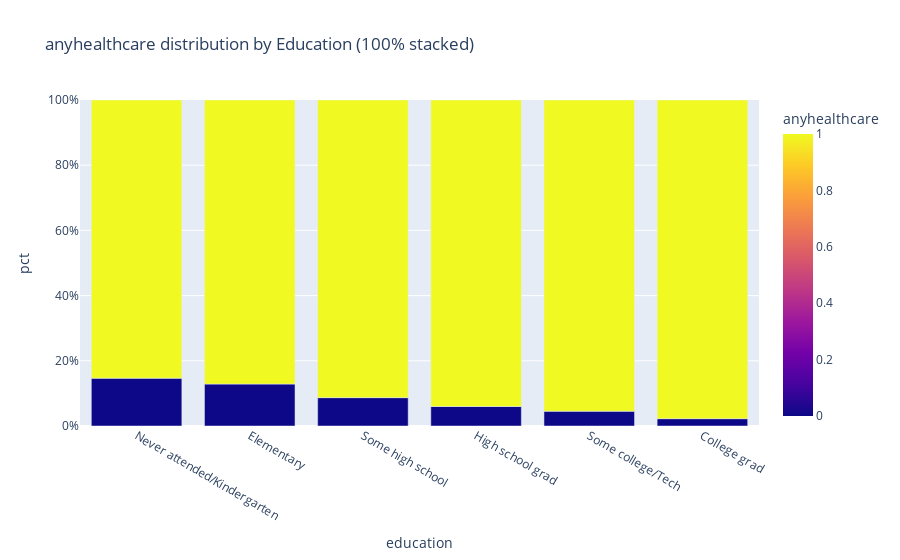
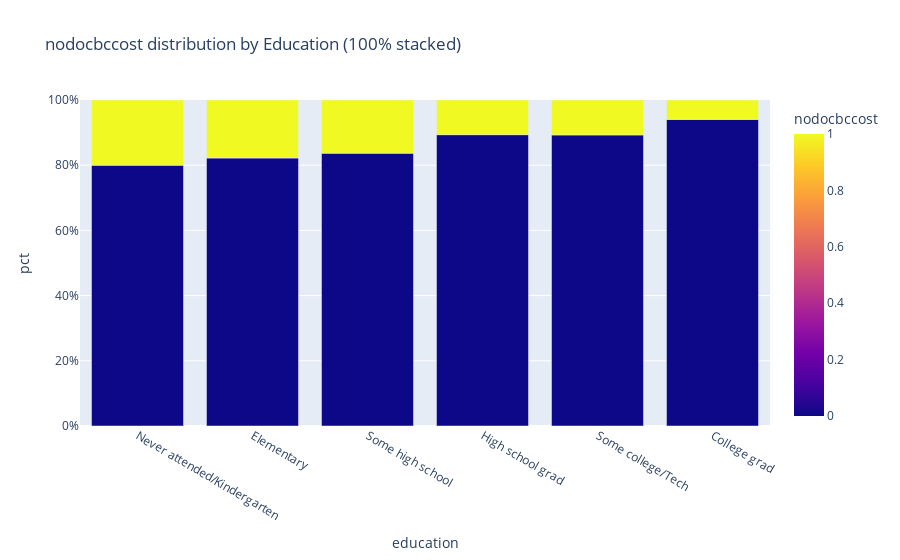
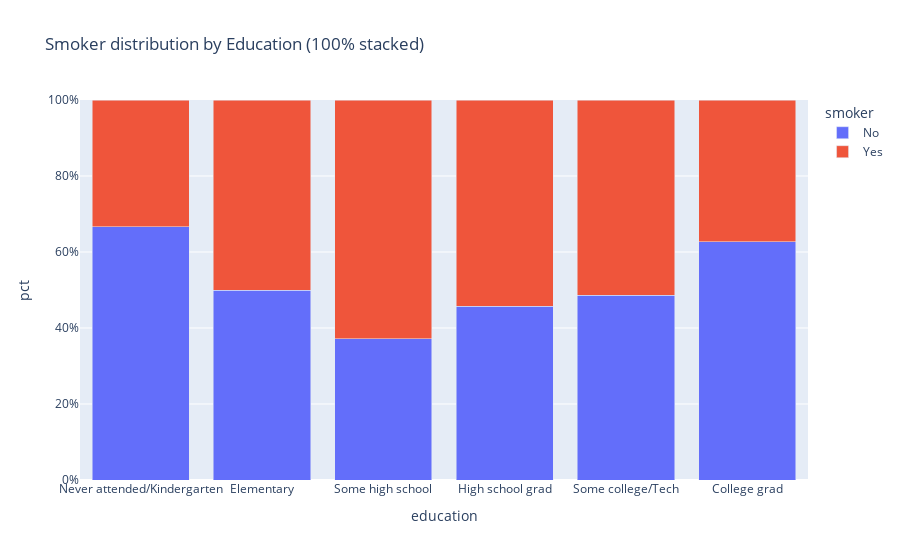
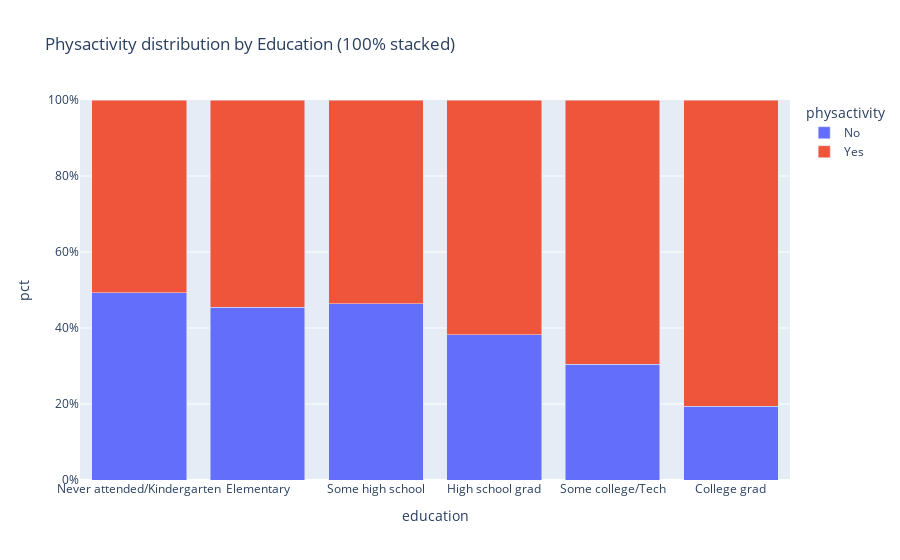

Here is the notebook cell these charts were saved with, in order:
### Code cell
for access_var in ['anyhealthcare','nodocbccost']:
    if access_var in base_df.columns:
        counts = (base_df.groupby(['education', access_var]).size()
                        .reset_index(name='n'))
        counts['pct'] = counts.groupby('education')['n'].transform(lambda x: x/x.sum())
        fig = px.bar(counts, x='education', y='pct', color=access_var, barmode='stack',
                     title=f'{access_var} distribution by Education (100% stacked)')
        fig.update_yaxes(range=[0,1], tickformat=".0%")
        fig.show()

for beh in ['smoker','physactivity']:
    if beh in base_df.columns:
        counts = (base_df.groupby(['education', beh]).size()
                        .reset_index(name='n'))
        counts['pct'] = counts.groupby('education')['n'].transform(lambda x: x/x.sum())
        fig = px.bar(counts, x='education', y='pct', color=beh, barmode='stack',
                     title=f'{beh.title()} distribution by Education (100% stacked)')
        fig.update_yaxes(range=[0,1], tickformat=".0%")
        fig.show()

### Figure 1 — Plotly figure (JSON) as saved in the notebook; plotly's stock layout.template omitted (floating-point values rounded to 4 significant figures)
{"data": [{"alignmentgroup": "True", "hovertemplate": "education=%{x}<br>pct=%{y}<br>anyhealthcare=%{marker.color}<extra></extra>", "legendgroup": "", "marker": {"color": [0, 1, 0, 1, 0, 1, 0, 1, 0, 1, 0, 1], "coloraxis": "coloraxis", "pattern": {"shape": ""}}, "name": "", "offsetgroup": "", "orientation": "v", "showlegend": false, "textposition": "auto", "type": "bar", "x": ["Never attended/Kindergarten", "Never attended/Kindergarten", "Elementary", "Elementary", "Some high school", "Some high school", "High school grad", "High school grad", "Some college/Tech", "Some college/Tech", "College grad", "College grad"], "xaxis": "x", "y": [0.1467, 0.8533, 0.1287, 0.8713, 0.08703, 0.913, 0.05983, 0.9402, 0.04548, 0.9545, 0.02248, 0.9775], "yaxis": "y"}], "layout": {"barmode": "stack", "coloraxis": {"colorbar": {"title": {"text": "anyhealthcare"}}, "colorscale": [[0, "#0d0887"], [0.1111, "#46039f"], [0.2222, "#7201a8"], [0.3333, "#9c179e"], [0.4444, "#bd3786"], [0.5556, "#d8576b"], [0.6667, "#ed7953"], [0.7778, "#fb9f3a"], [0.8889, "#fdca26"], [1, "#f0f921"]]}, "legend": {"tracegroupgap": 0}, "title": {"text": "anyhealthcare distribution by Education (100% stacked)"}, "xaxis": {"anchor": "y", "domain": [0, 1], "title": {"text": "education"}}, "yaxis": {"anchor": "x", "domain": [0, 1], "range": [0, 1], "tickformat": ".0%", "title": {"text": "pct"}}}}

### Figure 2 — Plotly figure (JSON) as saved in the notebook; plotly's stock layout.template omitted (floating-point values rounded to 4 significant figures)
{"data": [{"alignmentgroup": "True", "hovertemplate": "education=%{x}<br>pct=%{y}<br>nodocbccost=%{marker.color}<extra></extra>", "legendgroup": "", "marker": {"color": [0, 1, 0, 1, 0, 1, 0, 1, 0, 1, 0, 1], "coloraxis": "coloraxis", "pattern": {"shape": ""}}, "name": "", "offsetgroup": "", "orientation": "v", "showlegend": false, "textposition": "auto", "type": "bar", "x": ["Never attended/Kindergarten", "Never attended/Kindergarten", "Elementary", "Elementary", "Some high school", "Some high school", "High school grad", "High school grad", "Some college/Tech", "Some college/Tech", "College grad", "College grad"], "xaxis": "x", "y": [0.8, 0.2, 0.8221, 0.1779, 0.837, 0.163, 0.8936, 0.1064, 0.8928, 0.1072, 0.9404, 0.05961], "yaxis": "y"}], "layout": {"barmode": "stack", "coloraxis": {"colorbar": {"title": {"text": "nodocbccost"}}, "colorscale": [[0, "#0d0887"], [0.1111, "#46039f"], [0.2222, "#7201a8"], [0.3333, "#9c179e"], [0.4444, "#bd3786"], [0.5556, "#d8576b"], [0.6667, "#ed7953"], [0.7778, "#fb9f3a"], [0.8889, "#fdca26"], [1, "#f0f921"]]}, "legend": {"tracegroupgap": 0}, "title": {"text": "nodocbccost distribution by Education (100% stacked)"}, "xaxis": {"anchor": "y", "domain": [0, 1], "title": {"text": "education"}}, "yaxis": {"anchor": "x", "domain": [0, 1], "range": [0, 1], "tickformat": ".0%", "title": {"text": "pct"}}}}

### Figure 3 — Plotly figure (JSON) as saved in the notebook; plotly's stock layout.template omitted (floating-point values rounded to 4 significant figures)
{"data": [{"alignmentgroup": "True", "hovertemplate": "smoker=No<br>education=%{x}<br>pct=%{y}<extra></extra>", "legendgroup": "No", "marker": {"color": "#636efa", "pattern": {"shape": ""}}, "name": "No", "offsetgroup": "No", "orientation": "v", "showlegend": true, "textposition": "auto", "type": "bar", "x": ["Never attended/Kindergarten", "Elementary", "Some high school", "High school grad", "Some college/Tech", "College grad"], "xaxis": "x", "y": [0.6667, 0.4991, 0.3716, 0.4569, 0.4858, 0.627], "yaxis": "y"}, {"alignmentgroup": "True", "hovertemplate": "smoker=Yes<br>education=%{x}<br>pct=%{y}<extra></extra>", "legendgroup": "Yes", "marker": {"color": "#EF553B", "pattern": {"shape": ""}}, "name": "Yes", "offsetgroup": "Yes", "orientation": "v", "showlegend": true, "textposition": "auto", "type": "bar", "x": ["Never attended/Kindergarten", "Elementary", "Some high school", "High school grad", "Some college/Tech", "College grad"], "xaxis": "x", "y": [0.3333, 0.5009, 0.6284, 0.5431, 0.5142, 0.373], "yaxis": "y"}], "layout": {"barmode": "stack", "legend": {"title": {"text": "smoker"}, "tracegroupgap": 0}, "title": {"text": "Smoker distribution by Education (100% stacked)"}, "xaxis": {"anchor": "y", "domain": [0, 1], "title": {"text": "education"}}, "yaxis": {"anchor": "x", "domain": [0, 1], "range": [0, 1], "tickformat": ".0%", "title": {"text": "pct"}}}}

### Figure 4 — Plotly figure (JSON) as saved in the notebook; plotly's stock layout.template omitted (floating-point values rounded to 4 significant figures)
{"data": [{"alignmentgroup": "True", "hovertemplate": "physactivity=No<br>education=%{x}<br>pct=%{y}<extra></extra>", "legendgroup": "No", "marker": {"color": "#636efa", "pattern": {"shape": ""}}, "name": "No", "offsetgroup": "No", "orientation": "v", "showlegend": true, "textposition": "auto", "type": "bar", "x": ["Never attended/Kindergarten", "Elementary", "Some high school", "High school grad", "Some college/Tech", "College grad"], "xaxis": "x", "y": [0.4933, 0.4542, 0.4636, 0.3828, 0.3043, 0.1944], "yaxis": "y"}, {"alignmentgroup": "True", "hovertemplate": "physactivity=Yes<br>education=%{x}<br>pct=%{y}<extra></extra>", "legendgroup": "Yes", "marker": {"color": "#EF553B", "pattern": {"shape": ""}}, "name": "Yes", "offsetgroup": "Yes", "orientation": "v", "showlegend": true, "textposition": "auto", "type": "bar", "x": ["Never attended/Kindergarten", "Elementary", "Some high school", "High school grad", "Some college/Tech", "College grad"], "xaxis": "x", "y": [0.5067, 0.5458, 0.5364, 0.6172, 0.6957, 0.8056], "yaxis": "y"}], "layout": {"barmode": "stack", "legend": {"title": {"text": "physactivity"}, "tracegroupgap": 0}, "title": {"text": "Physactivity distribution by Education (100% stacked)"}, "xaxis": {"anchor": "y", "domain": [0, 1], "title": {"text": "education"}}, "yaxis": {"anchor": "x", "domain": [0, 1], "range": [0, 1], "tickformat": ".0%", "title": {"text": "pct"}}}}
